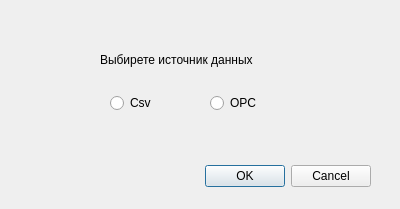
<?xml version="1.0" encoding="UTF-8"?>
<ui version="4.0">
 <class>PlayerChooseDialog</class>
 <widget class="QDialog" name="PlayerChooseDialog">
  <property name="geometry">
   <rect>
    <x>0</x>
    <y>0</y>
    <width>400</width>
    <height>209</height>
   </rect>
  </property>
  <property name="windowTitle">
   <string>Dialog</string>
  </property>
  <widget class="QDialogButtonBox" name="ButtonBox">
   <property name="geometry">
    <rect>
     <x>30</x>
     <y>160</y>
     <width>341</width>
     <height>32</height>
    </rect>
   </property>
   <property name="orientation">
    <enum>Qt::Horizontal</enum>
   </property>
   <property name="standardButtons">
    <set>QDialogButtonBox::Cancel|QDialogButtonBox::Ok</set>
   </property>
  </widget>
  <widget class="QLabel" name="label">
   <property name="geometry">
    <rect>
     <x>100</x>
     <y>50</y>
     <width>261</width>
     <height>20</height>
    </rect>
   </property>
   <property name="text">
    <string>Выбирете источник данных</string>
   </property>
  </widget>
  <widget class="QRadioButton" name="csvRadioButton">
   <property name="geometry">
    <rect>
     <x>110</x>
     <y>90</y>
     <width>112</width>
     <height>26</height>
    </rect>
   </property>
   <property name="text">
    <string>Csv</string>
   </property>
   <attribute name="buttonGroup">
    <string notr="true">sourceButtonGroup</string>
   </attribute>
  </widget>
  <widget class="QRadioButton" name="opcRadioButton">
   <property name="geometry">
    <rect>
     <x>210</x>
     <y>90</y>
     <width>112</width>
     <height>26</height>
    </rect>
   </property>
   <property name="text">
    <string>OPC</string>
   </property>
   <attribute name="buttonGroup">
    <string notr="true">sourceButtonGroup</string>
   </attribute>
  </widget>
 </widget>
 <resources/>
 <connections>
  <connection>
   <sender>ButtonBox</sender>
   <signal>accepted()</signal>
   <receiver>PlayerChooseDialog</receiver>
   <slot>accept()</slot>
   <hints>
    <hint type="sourcelabel">
     <x>248</x>
     <y>254</y>
    </hint>
    <hint type="destinationlabel">
     <x>157</x>
     <y>274</y>
    </hint>
   </hints>
  </connection>
  <connection>
   <sender>ButtonBox</sender>
   <signal>rejected()</signal>
   <receiver>PlayerChooseDialog</receiver>
   <slot>reject()</slot>
   <hints>
    <hint type="sourcelabel">
     <x>316</x>
     <y>260</y>
    </hint>
    <hint type="destinationlabel">
     <x>286</x>
     <y>274</y>
    </hint>
   </hints>
  </connection>
 </connections>
 <buttongroups>
  <buttongroup name="sourceButtonGroup"/>
 </buttongroups>
</ui>
